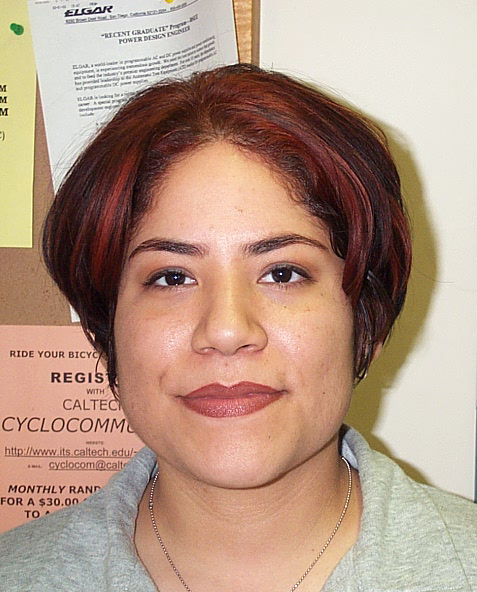
%> input picture images/DB0/db0_1.jpg, 477 x 592 px
$ octave --eval "result = faceMask(imread('../images/DB0/db0_1.jpg'));"   (GNU Octave 9; MATLAB toolbox functions it lacks are replaced by stand-ins)
%> lines starting %> are read from the running program, lines starting %| are printed output that depends on the picture; in (x1, y1, x2, y2) boxes, pixels count from 0 and x2, y2 are one past the last pixel; in counts of white or black regions, pixels touching at a corner belong together; the program's own positions count from 1
function [maskOutput, translatedImage] = faceMask(imageInput)

% Image to work on
workloadImage = im2double(imageInput);

% Color space change with image
YCbCr = rgb2ycbcr(workloadImage);
%> YCbCr: size 592x477x3 double; mean of channels 1, 2, 3 0.595, 0.454, 0.557

% Split RGB into separate channels
R = workloadImage(:,:,1);
G = workloadImage(:,:,2);
B = workloadImage(:,:,3);

% Split YCbCr image into separate channels
Y = YCbCr(:,:,1);
Cb = YCbCr(:,:,2);
Cg = (128/255) - (81.085/255)*R + (122/255)*G - (30.915/255)*B;
Cr = YCbCr(:,:,3);
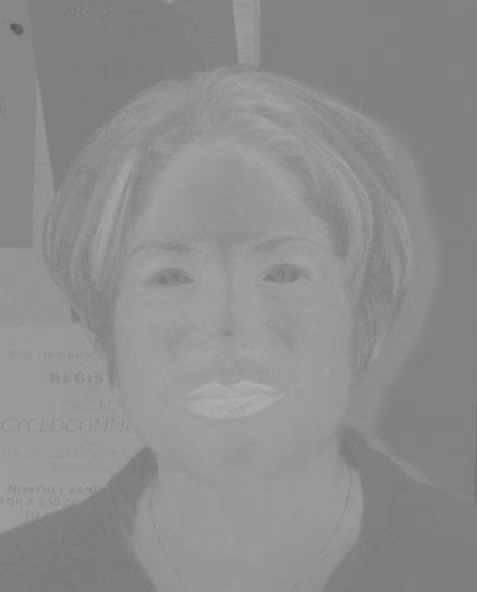
%> Cr: size 592x477 double; min 0.354, max 0.692, mean 0.557

% skin mask
skinMask = (Cr./Cg);
skinMask(skinMask <= 0.95) = 0;
skinMask = imbinarize(skinMask);
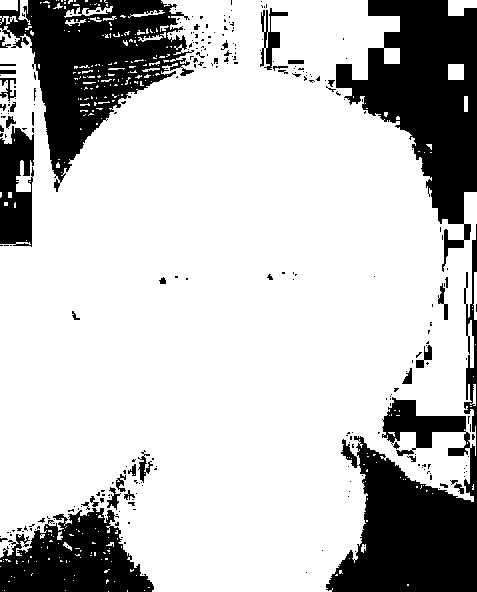
%> skinMask: size 592x477 logical; 76.3% white; 276 black regions (233 under 20 px), largest, box (x1, y1, x2, y2) and area: (326, 224, 477, 592) 18022, (336, 0, 477, 272) 17675, (0, 0, 194, 192) 15882

% hair mask
hairMask = Cg ./ Y;
hairMask = imbinarize(hairMask);
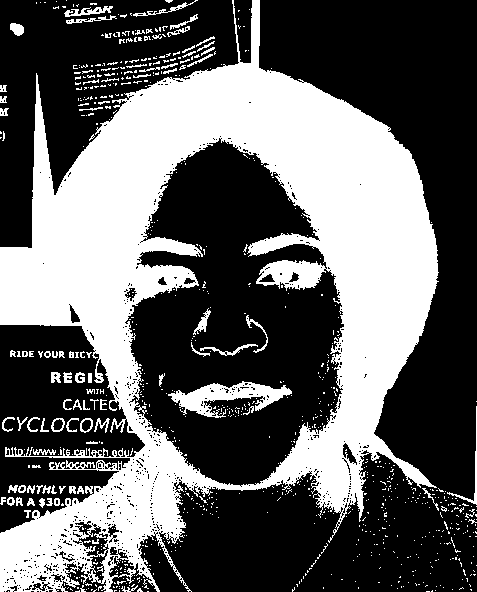
%> hairMask: size 592x477 logical; 38.2% white; 823 white regions (733 under 20 px), largest, box (x1, y1, x2, y2) and area: (0, 0, 439, 592) 99001, (168, 381, 292, 418) 1921, (64, 6, 113, 17) 236

shadowMask =1.5 * ((1-Cr) - Cb);
shadowMask = imbinarize(shadowMask);
%> shadowMask: size 592x477 logical; 6.9% white; 115 white regions (97 under 20 px), largest, box (x1, y1, x2, y2) and area: (330, 94, 439, 512) 9232, (0, 0, 37, 248) 8378, (421, 488, 477, 548) 1046

maskComb =(skinMask - hairMask) - shadowMask;

% Morpholigical Operations
SE1=strel("rectangle",[1 1]);
maskComb = imerode(maskComb,SE1);

SE2 = strel('disk',5);
maskComb = imclose(maskComb, SE2);
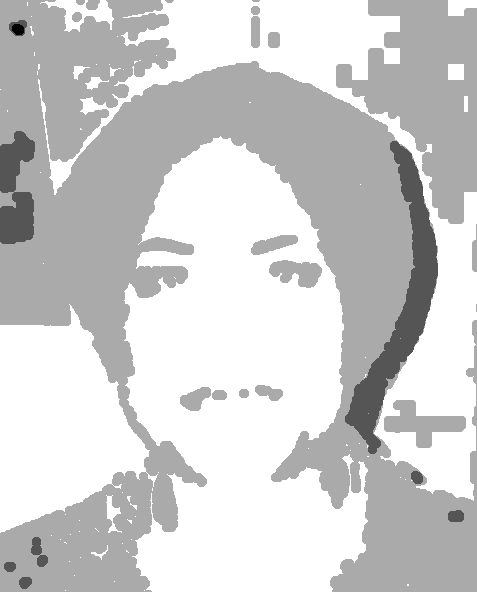
%> maskComb: size 592x477 double; min -2, max 1, mean 0.433; drawn with min black and max white

% Save largest element which is the face
cropped = bwareafilt(imbinarize(maskComb),1);
%> cropped: size 592x477 logical; 26.4% white; 1 white region, box (x1, y1, x2, y2) and area: (123, 136, 368, 592) 74415

SE2=strel("rectangle", [150,180]);
cropped = imclose(cropped,SE2);
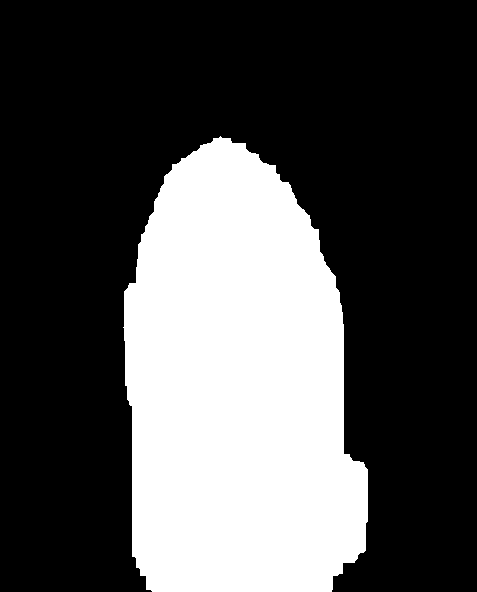
%> cropped: size 592x477 logical; 31.3% white; 1 white region, box (x1, y1, x2, y2) and area: (123, 136, 368, 592) 88349

% Find centroid of face
s = regionprops(cropped, 'centroid');
%> s = 1 region; Centroid: [238.4 389.1]
centroid = cat(1, s.Centroid);
%> centroid = [238.4 389.1]

% Translate face to center of image
centroidX = centroid(:,1);
%> centroidX = 238.4
centroidY = centroid(:,2);
%> centroidY = 389.1
imageCenterY = floor(size(workloadImage,1)/2);
%> imageCenterY = 296
imageCenterX = floor(size(workloadImage,2)/2);
%> imageCenterX = 238

diffX = imageCenterX - centroidX;
%> diffX = -0.395
diffY = imageCenterY - centroidY;
%> diffY = -93.14

% Return the finalized mask and the translated image
maskOutput = imtranslate(cropped,[diffX, diffY],'FillValues',0,OutputView='full');
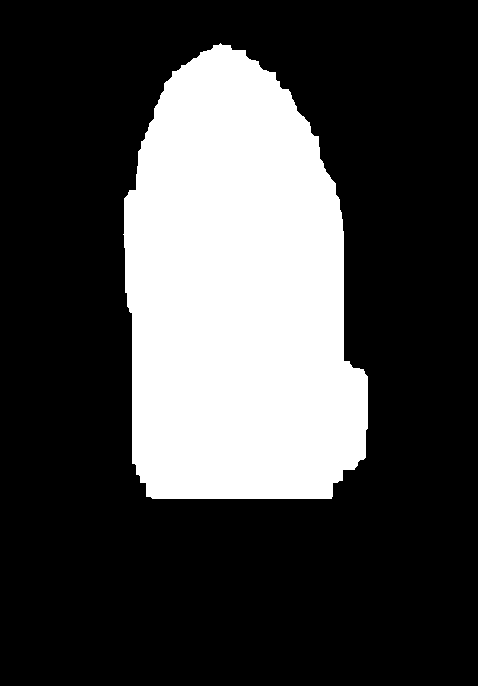
%> maskOutput: size 686x478 logical; 26.9% white; 1 white region, box (x1, y1, x2, y2) and area: (123, 43, 368, 499) 88349
translatedImage = imtranslate(workloadImage,[diffX, diffY],'FillValues',0,OutputView='full');
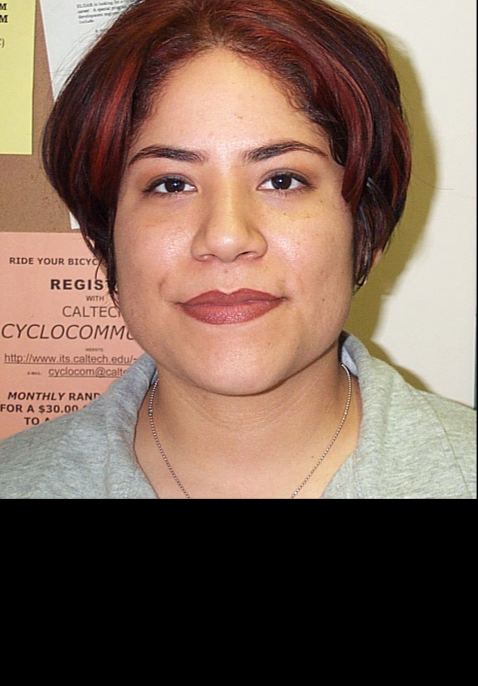
%> translatedImage: size 686x478x3 double; mean R, G, B 0.497, 0.402, 0.348

end

$ run again, on images/DB0/db0_2.jpg
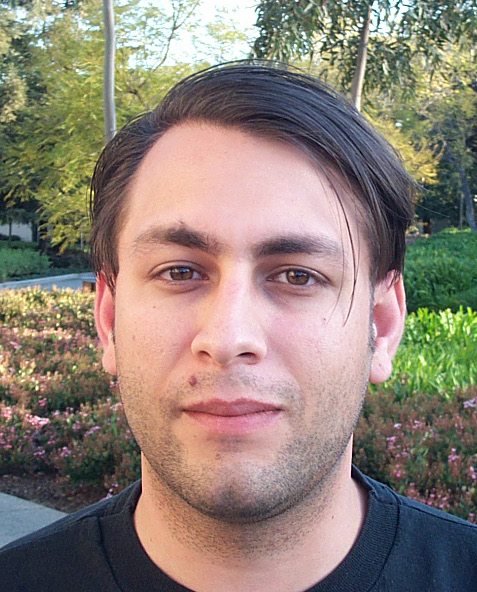
%> input picture images/DB0/db0_2.jpg, 477 x 592 px
%> YCbCr: size 592x477x3 double; mean of channels 1, 2, 3 0.508, 0.477, 0.527
%> in faceMask, `skinMask = imbinarize(skinMask);`:
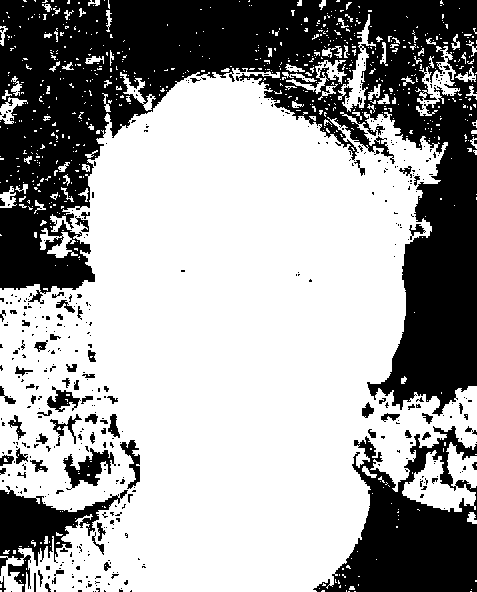
%> skinMask: size 592x477 logical; 63.6% white; 465 black regions (392 under 20 px), largest, box (x1, y1, x2, y2) and area: (0, 0, 477, 416) 77467, (313, 426, 477, 592) 13804, (0, 486, 128, 592) 4565
%> s = 1 region; Centroid: [233.8 358.1]
%> centroid = [233.8 358.1]
%> centroidX = 233.8
%> centroidY = 358.1
%> diffX = 4.22
%> diffY = -62.08
%> maskOutput: size 655x482 logical; 36.2% white; 1 white region, box (x1, y1, x2, y2) and area: (4, 59, 410, 530) 114352
%> in faceMask, `translatedImage = imtranslate(workloadImage,[diffX, diffY],'FillValues..`:
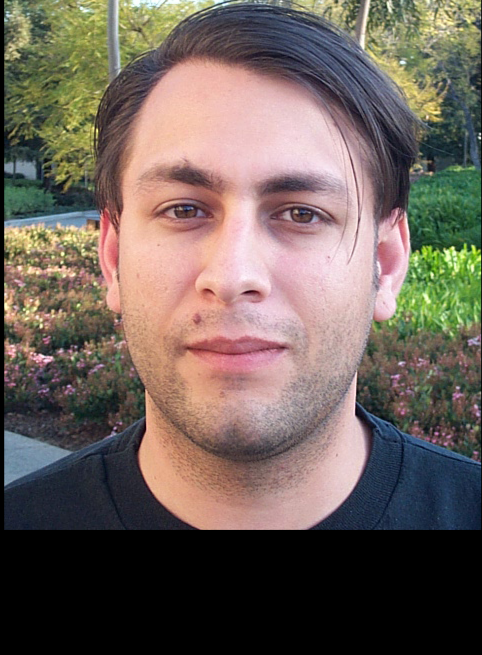
%> translatedImage: size 655x482x3 double; mean R, G, B 0.438, 0.389, 0.359

$ run again, on images/DB0/db0_4.jpg
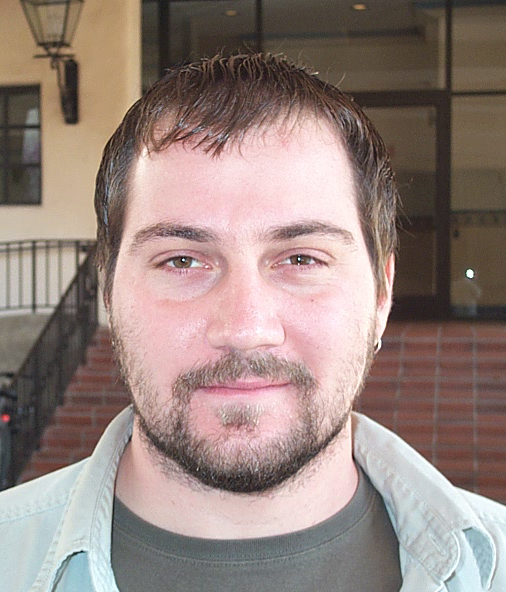
%> input picture images/DB0/db0_4.jpg, 506 x 592 px
%> YCbCr: size 592x506x3 double; mean of channels 1, 2, 3 0.523, 0.481, 0.534
%> s = 1 region; Centroid: [247.9 329.6]
%> centroid = [247.9 329.6]
%> centroidX = 247.9
%> centroidY = 329.6
%> diffX = 5.08
%> diffY = -33.61
%> maskOutput: size 626x512 logical; 34.2% white; 1 white region, box (x1, y1, x2, y2) and area: (104, 74, 405, 506) 109688
%> in faceMask, `translatedImage = imtranslate(workloadImage,[diffX, diffY],'FillValues..`:
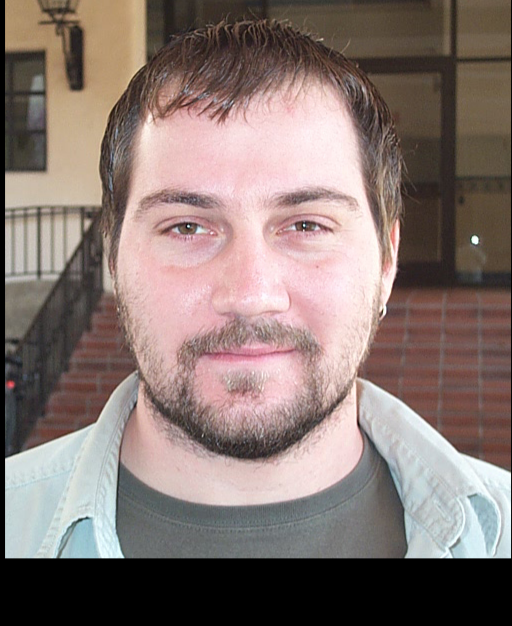
%> translatedImage: size 626x512x3 double; mean R, G, B 0.53, 0.467, 0.448
